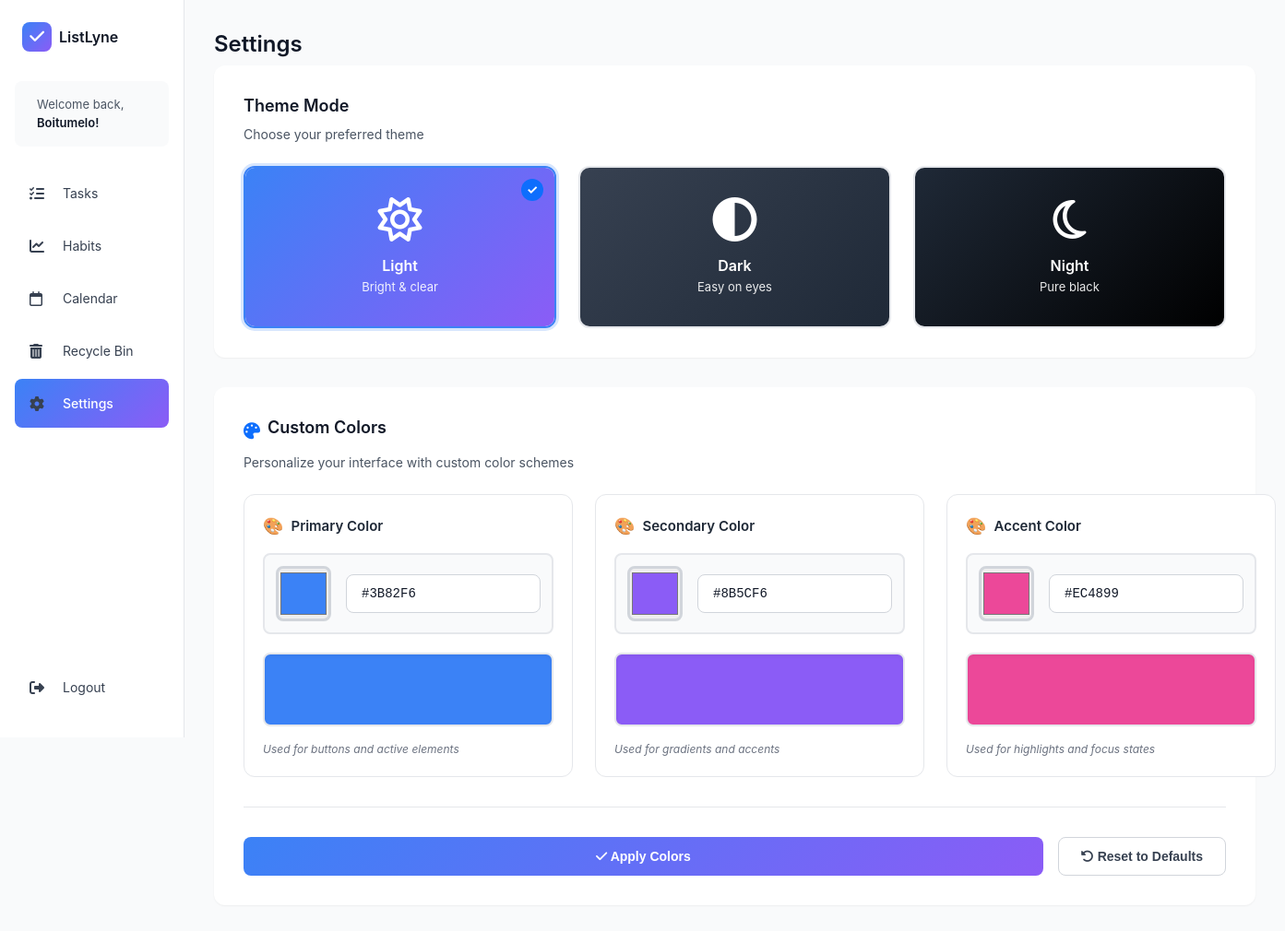
Page /settings/ (signed in) on the committed database.
### todo_app/models.py (models this page shows, shortened)
class UserProfile(models.Model):
    user = models.OneToOneField(User, on_delete=models.CASCADE, related_name='profile')
    custom_name = models.CharField(max_length=100, default='User')
    productivity_preference = models.CharField(
        max_length=20,
        choices=PRODUCTIVITY_PREFERENCE,
        default='anytime',
        help_text="When are you most productive?"
    )
    onboarding_completed = models.BooleanField(default=False)
    theme_mode = models.CharField(max_length=20, choices=THEME_MODES, default='light')
    primary_color = models.CharField(max_length=7, default='#3b82f6')  # Blue
    secondary_color = models.CharField(max_length=7, default='#8b5cf6')  # Purple
    accent_color = models.CharField(max_length=7, default='#ec4899')  # Pink
    created_at = models.DateTimeField(auto_now_add=True)

### todo_app/views.py (the view, shortened to what this page needs)
# urls.py: path('settings/', views.settings_view, name='settings_view'),
@login_required
def settings_view(request):
    profile = get_object_or_404(UserProfile, user=request.user)
    context = {
        'user_name': profile.custom_name,
        'profile': profile,
        'theme_modes': THEME_MODES,
    }
    return render(request, 'todo_app/settings.html', context)

### todo_app/templates/todo_app/settings.html (shortened to what this page needs)
{% extends "todo_app/base_with_sidebar.html" %}
{% load static %}
{% block main_content %}
<div class="settings-wrapper">
    <h1 class="page-title">Settings</h1>
    <div class="settings-section theme-section">
        <h2 class="section-heading">Theme Mode</h2>
        <p class="section-description">Choose your preferred theme</p>
        <div class="theme-options">
            <label class="theme-card {% if profile.theme_mode == 'light' %}active{% endif %}" data-theme="light">
                <div class="theme-card-content light-mode-card">
                    <i class="fa-regular fa-sun theme-icon"></i>
                    <h3>Light</h3>
                    <p>Bright & clear</p>
                </div>
            </label>
            <label class="theme-card {% if profile.theme_mode == 'dark' %}active{% endif %}" data-theme="dark">
                <div class="theme-card-content dark-mode-card">
                    <i class="fa-solid fa-circle-half-stroke theme-icon"></i>
                    <h3>Dark</h3>
                    <p>Easy on eyes</p>
                </div>
            </label>
            <label class="theme-card {% if profile.theme_mode == 'night' %}active{% endif %}" data-theme="night">
                <div class="theme-card-content night-mode-card">
                    <i class="fa-regular fa-moon theme-icon"></i>
                    <h3>Night</h3>
                    <p>Pure black</p>
                </div>
            </label>
        </div>
    </div>
    <div class="settings-section color-section">
        <div class="section-header-with-icon">
            <i class="fa-solid fa-palette"></i>
            <h2 class="section-heading">Custom Colors</h2>
        </div>
        <p class="section-description">Personalize your interface with custom color schemes</p>
        <form method="POST" id="color-form">
            <div class="color-grid">
                <div class="color-picker-group">
                    <label>Primary Color</label>
                    <div class="color-input-wrapper">
                        <input type="color" id="primary-picker" value="{{ profile.primary_color }}" class="color-picker">
                        <input type="text" name="primary_color" id="primary-input" value="{{ profile.primary_color }}" class="hex-input" maxlength="7" placeholder="#3B82F6">
                    </div>
                    <div class="color-preview" id="primary-preview"></div>
                    <span class="color-helper-text">Used for buttons and active elements</span>
                </div>
                <div class="color-picker-group">
                    <label>Secondary Color</label>
                    <div class="color-input-wrapper">
                        <input type="color" id="secondary-picker" value="{{ profile.secondary_color }}" class="color-picker">
                        <input type="text" name="secondary_color" id="secondary-input" value="{{ profile.secondary_color }}" class="hex-input" maxlength="7" placeholder="#8B5CF6">
                    </div>
                    <div class="color-preview" id="secondary-preview"></div>
                    <span class="color-helper-text">Used for gradients and accents</span>
                </div>
                <div class="color-picker-group">
                    <label>Accent Color</label>
                    <div class="color-input-wrapper">
                        <input type="color" id="accent-picker" value="{{ profile.accent_color }}" class="color-picker">
                        <input type="text" name="accent_color" id="accent-input" value="{{ profile.accent_color }}" class="hex-input" maxlength="7" placeholder="#EC4899">
                    </div>
                    <div class="color-preview" id="accent-preview"></div>
                    <span class="color-helper-text">Used for highlights and focus states</span>
                </div>
            </div>
            <div class="color-actions">
                <button type="submit" name="apply_colors" class="btn-apply">
                    <i class="fa-solid fa-check"></i> Apply Colors
                </button>
                <button type="submit" name="reset_colors" class="btn-reset">
                    <i class="fa-solid fa-rotate-left"></i> Reset to Defaults
                </button>
            </div>
        </form>
    </div>
</div>
{% endblock %}

### todo_app/templates/todo_app/partials/sidebar.html
{% load static %}
<aside class="sidebar">
    <div class="sidebar-header">
        <div class="logo-container">
            <div class="logo-icon">
                <i class="fa-solid fa-check"></i>
            </div>
            <span class="logo-text">ListLyne</span>
        </div>
    </div>
    <div class="sidebar-welcome">
        <p>Welcome back,</p>
        <p class="user-name">{{ user_name|default:user.username }}!</p>
    </div>
    <nav class="sidebar-nav">
        <a href="{% url 'dashboard' %}" class="nav-item {% if request.resolver_match.url_name == 'dashboard' %}active{% endif %}">
            <i class="fa-solid fa-list-check"></i>
            <span>Tasks</span>
        </a>
        <a href="{% url 'habits_view' %}" class="nav-item {% if request.resolver_match.url_name == 'habits_view' %}active{% endif %}">
            <i class="fa-solid fa-chart-line"></i>
            <span>Habits</span>
        </a>
        <a href="{% url 'calendar_view' %}" class="nav-item {% if request.resolver_match.url_name == 'calendar_view' %}active{% endif %}">
            <i class="fa-regular fa-calendar"></i>
            <span>Calendar</span>
        </a>
        <a href="{% url 'recycle_bin' %}" class="nav-item {% if request.resolver_match.url_name == 'recycle_bin' %}active{% endif %}">
            <i class="fa-solid fa-trash-can"></i>
            <span>Recycle Bin</span>
        </a>
        <a href="{% url 'settings_view' %}" class="nav-item {% if request.resolver_match.url_name == 'settings_view' %}active{% endif %}">
            <i class="fa-solid fa-gear"></i>
            <span>Settings</span>
        </a>
    </nav>
    <div class="sidebar-footer">
        <a href="{% url 'logout' %}" class="nav-item logout-btn">
            <i class="fa-solid fa-right-from-bracket"></i>
            <span>Logout</span>
        </a>
    </div>
</aside>

### todo_app/static/css/theme-system.css (style rules this page uses)
:root { --primary-color: #3b82f6; --secondary-color: #8b5cf6; --accent-color: #ec4899; --color-active: #0d6efd; --color-completed: #10b981; --color-overdue: #ef4444; --color-attention: #f59e0b; --gray-50: #f9fafb; --gray-100: #f3f4f6; --gray-200: #e5e7eb; --gray-300: #d1d5db; --gray-400: #9ca3af; --gray-500: #6b7280; --gray-600: #4b5563; --gray-700: #374151; --gray-800: #1f2937; --gray-900: #111827; --font-primary: -apple-system, BlinkMacSystemFont, 'Segoe UI', 'Roboto', 'Oxygen', 'Ubuntu', 'Helvetica Neue', sans-serif; --sidebar-width: 200px; --content-max-width: 1400px; --spacing-xs: 4px; --spacing-sm: 8px; --spacing-md: 16px; --spacing-lg: 24px; --spacing-xl: 32px; --spacing-2xl: 48px; --radius-sm: 6px; --radius-md: 8px; --radius-lg: 12px; --radius-xl: 20px; --shadow-sm: 0 1px 2px 0 rgba(0, 0, 0, 0.05); --shadow-md: 0 4px 6px -1px rgba(0, 0, 0, 0.1); --shadow-lg: 0 10px 15px -3px rgba(0, 0, 0, 0.1); --shadow-xl: 0 20px 60px rgba(0, 0, 0, 0.15); }
* { margin: 0; padding: 0; box-sizing: border-box; }
body { font-family: var(--font-primary); background: var(--gray-50); color: var(--gray-900); line-height: 1.6; transition: background-color 0.3s ease, color 0.3s ease; }
h1, h2, h3, h4, h5, h6 { font-family: var(--font-primary); font-weight: 600; line-height: 1.3; }
body[data-theme="light"] { background: var(--gray-50); color: var(--gray-900); }
body[data-theme="light"] .sidebar { background: white; border-right-color: var(--gray-200); }
body[data-theme="light"] .task-card, body[data-theme="light"] .habit-card, body[data-theme="light"] .calendar-container, body[data-theme="light"] .settings-section, body[data-theme="light"] .tabs-container { background: white; border-color: var(--gray-200); color: var(--gray-900); }
body[data-theme="light"] .page-title, body[data-theme="light"] .section-heading, body[data-theme="light"] .task-title, body[data-theme="light"] .habit-title { color: var(--gray-900); }
body[data-theme="light"] .form-input, body[data-theme="light"] .form-select, body[data-theme="light"] .hex-input { background: white; border-color: var(--gray-300); color: var(--gray-900); }
body[data-theme="light"] .nav-item { color: var(--gray-700); }
.gradient-add-btn, .btn-primary, .btn-apply, .gradient-btn { background: linear-gradient(135deg, var(--primary-color), var(--secondary-color)) !important; color: white; }
.nav-item.active { background: linear-gradient(135deg, var(--primary-color), var(--secondary-color)) !important; color: white; }
.logo-icon { background: linear-gradient(135deg, var(--primary-color), var(--secondary-color)) !important; }
.light-mode-card { background: linear-gradient(135deg, var(--primary-color), var(--secondary-color)) !important; color: white; }
.theme-card.active { border-color: var(--primary-color) !important; box-shadow: 0 0 0 3px color-mix(in srgb, var(--primary-color) 20%, transparent) !important; }
body, .sidebar, .main-content, .task-card, .habit-card, .settings-section, .calendar-container, .tabs-container, .form-input, .modal-dialog { transition: background-color 0.3s ease, color 0.3s ease, border-color 0.3s ease; }

### todo_app/templates/todo_app/settings.html (style rules this page uses)
.color-input-wrapper { display: flex; align-items: center; gap: var(--spacing-md); padding: 12px; background: var(--gray-50); border-radius: var(--radius-md); border: 2px solid var(--gray-200); transition: all 0.2s ease; }
.color-picker { width: 60px; height: 60px; border: 3px solid var(--gray-300); border-radius: var(--radius-md); cursor: pointer; transition: all 0.2s ease; flex-shrink: 0; }
.hex-input { flex: 1; padding: 12px 16px; border: 1px solid var(--gray-300); border-radius: var(--radius-md); font-size: 14px; font-family: 'Courier New', monospace; text-transform: uppercase; background: white; transition: all 0.2s ease; }
.color-preview { width: 100%; height: 80px; border-radius: var(--radius-md); border: 2px solid var(--gray-200); margin-top: 12px; transition: all 0.3s ease; box-shadow: inset 0 2px 4px rgba(0,0,0,0.05); }
.color-picker-group { display: flex; flex-direction: column; gap: var(--spacing-sm); background: white; padding: 20px; border-radius: var(--radius-lg); border: 1px solid var(--gray-200); transition: all 0.2s ease; }
.color-picker-group label { font-size: 15px; font-weight: 600; color: var(--gray-800); margin-bottom: 8px; display: flex; align-items: center; gap: 8px; }
.color-picker-group label::before { content: "🎨"; font-size: 18px; }
.color-helper-text { font-size: 12px; color: var(--gray-500); margin-top: 8px; font-style: italic; }

### rows in the picture
UserProfile: custom_name.username "Boitumelo", primary_color "#3b82f6", secondary_color "#8b5cf6", accent_color "#ec4899"
